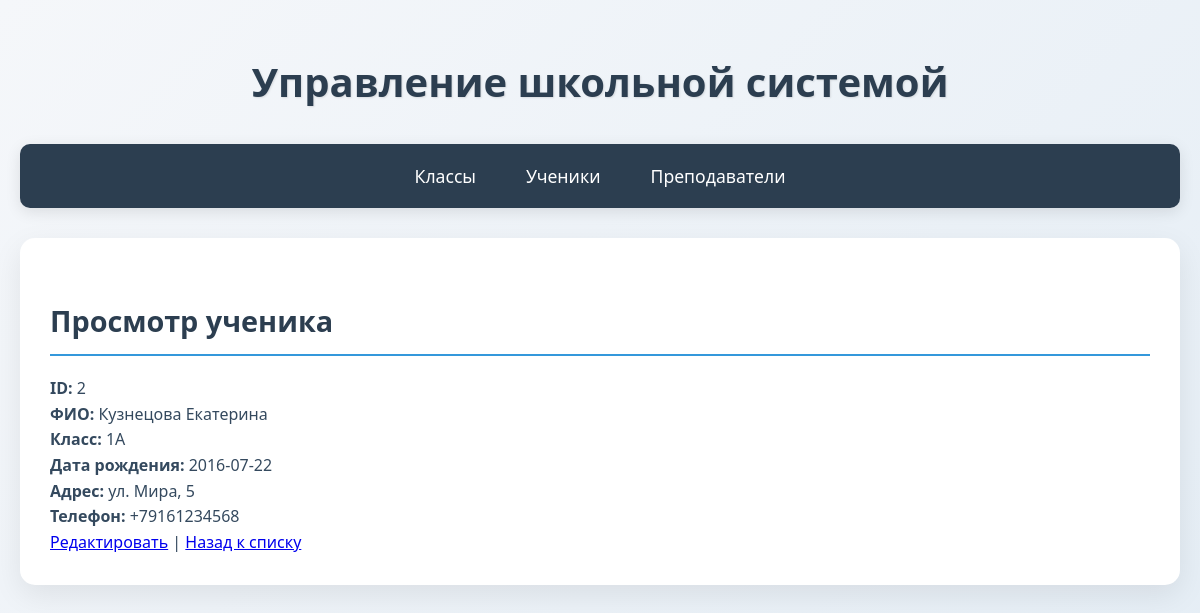
Page /?entity=student&action=show&id=2 on the committed database.
### tables this page shows
CREATE TABLE `student` (
  `student_id` int(11) NOT NULL,
  `class_id` int(11) DEFAULT NULL,
  `full_name` varchar(120) DEFAULT NULL,
  `birth_date` date DEFAULT NULL,
  `address` varchar(200) DEFAULT NULL,
  `phone` varchar(15) DEFAULT NULL
);

CREATE TABLE `class` (
  `class_id` int(11) NOT NULL,
  `grade` int(11) DEFAULT NULL,
  `letter` varchar(3) DEFAULT NULL
);

### model.php (called while the page is built, shortened)
<?php
$host = 'localhost';
$user = 'root';
$password = '';
$database = 'school';
$port = 3306;
function getDBConnection()
{
    global $host, $user, $password, $database, $port;
    $conn = new mysqli($host, $user, $password, $database, $port);
    $conn->set_charset("utf8mb4");
    return $conn;
}
function db_getById($table, $id)
{
    $conn = getDBConnection();
    $id_field = $table . '_id';
    $stmt = $conn->prepare("SELECT * FROM $table WHERE $id_field = ?");
    $stmt->bind_param("i", $id);
    $stmt->execute();
    $result = $stmt->get_result();
    $item = $result ? $result->fetch_assoc() : null;
    return $item;
}
?>

### views/student/show.php (the view)
<?php
$class = db_getById('class', $student['class_id']);
?>
<?php if (empty($student)): ?>
    <p class="error">Ученик не найден.</p>
<?php else: ?>
    <h2>Просмотр ученика</h2>
    <p><strong>ID:</strong> <?= $student['student_id'] ?></p>
    <p><strong>ФИО:</strong> <?= $student['full_name'] ?></p>
    <p><strong>Класс:</strong> <?= $class ? $class['grade'] . $class['letter'] : 'Нет' ?></p>
    <p><strong>Дата рождения:</strong> <?= $student['birth_date'] ?></p>
    <p><strong>Адрес:</strong> <?= $student['address'] ?></p>
    <p><strong>Телефон:</strong> <?= $student['phone'] ?></p>
    <p>
        <a href="?entity=student&action=edit&id=<?= $student['student_id'] ?>">Редактировать</a> |
        <a href="?entity=student&action=list">Назад к списку</a>
    </p>
<?php endif; ?>

### assets/style.css (style rules this page uses)
* { box-sizing: border-box; margin: 0; padding: 0; }
:root { --primary: #3498db; --secondary: #2ecc71; --accent: #e74c3c; --dark: #2c3e50; --light: #ecf0f1; --text: #34495e; --success: #27ae60; --warning: #f39c12; --error: #e74c3c; }
body { font-family: "Segoe UI", Tahoma, Geneva, Verdana, sans-serif; background: linear-gradient(135deg, #f5f7fa 0%, #e4edf5 100%); color: var(--text); line-height: 1.6; padding: 20px; min-height: 100vh; }
h1, h2, h3 { color: var(--dark); margin-bottom: 20px; font-weight: 600; }
h2 { font-size: 1.8rem; border-bottom: 2px solid var(--primary); padding-bottom: 10px; margin-top: 30px; }

### rows in the picture
student: student_id "2", full_name "Кузнецова Екатерина", birth_date "2016-07-22", address "ул. Мира, 5", phone "+79161234568"
class: grade "1", letter "А"

### other values in the picture
$title "Классы"
$title "Ученики"
$title "Преподаватели"
